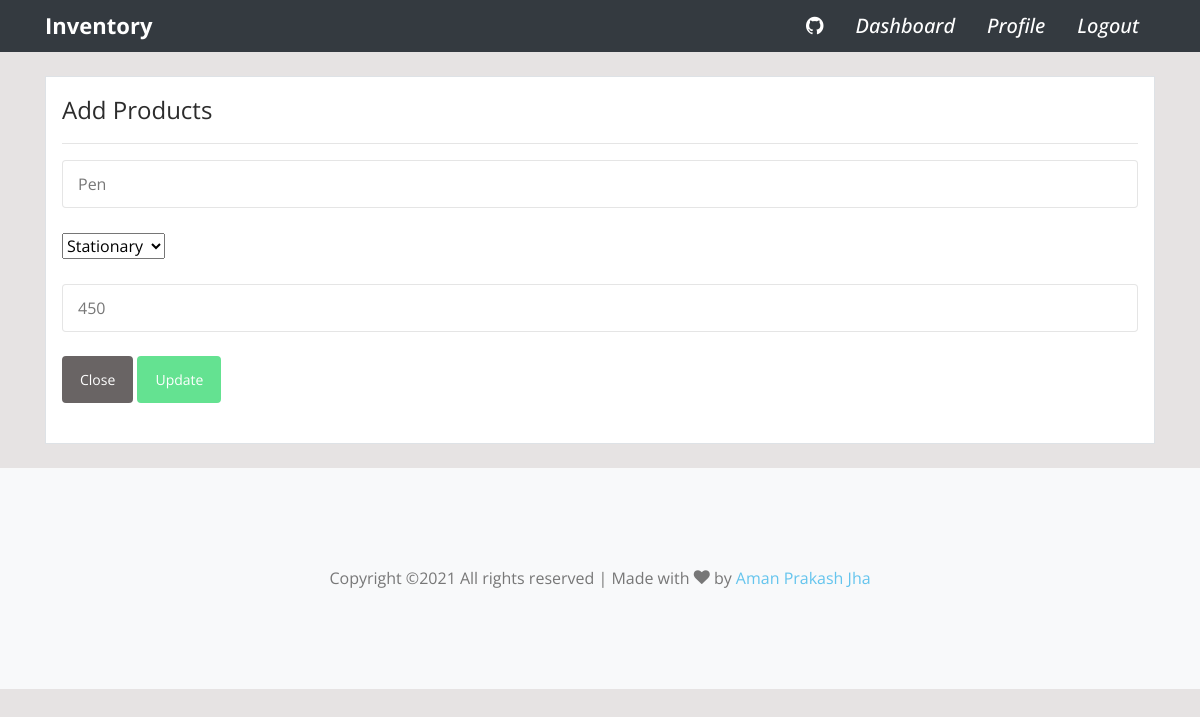
/product/edit/4 (signed in), run on the app's committed database.
### dashboard/models.py (models this page shows, shortened)
class Product(models.Model):
    name = models.CharField(max_length=100,null=True)
    category = models.CharField(max_length=100, choices=cat_choices,null=True)
    quantity = models.PositiveIntegerField(null=True)
    class Meta:
        verbose_name_plural = 'Product'
        ordering = ['category']

### dashboard/views.py (the view, shortened to what this page needs)
# urls.py: path('product/edit/<int:pk>',views.edit,name="edit"),
@login_required(login_url='login')
def edit(request, pk):
    item = Product.objects.get(pk=pk)
    form = AddProduct(instance=item)
    return render(request,'dashboard/edit.html',{'form':form})

### dashboard/forms.py
class AddProduct(forms.ModelForm):
    class Meta:
        model = Product
        fields = ['name','category','quantity']
    def __init__(self, *args, **kwargs):
        super(AddProduct,self).__init__(*args, **kwargs)
        self.fields['name'].widget = forms.TextInput(attrs={'type':'text','id':'name','name':'name','class':'form-control','placeholder':'Product Name'})
        self.fields['quantity'].widget = forms.NumberInput(attrs={'type':'number','class':'form-control','id':'quantity','name':'quantity','placeholder':'Quantity'})

### templates/dashboard/edit.html (shortened to what this page needs)
{% extends 'main.html' %}
{% block content %}
<div class="container my-4">
    <div class="border bg-white p-3">
        <h4>Add Products</h4>
        <hr>
        <form method="POST">
          <div class="form-group">
            {{form.name}}
          </div>
          <div class="form-group">
            {{form.category}}
          </div>
          <div class="form-group">
            {{form.quantity}}
          </div>
          <div class="form-group">
            <a href="{% url 'product' %}" class="btn btn-secondary">Close</a>
            <input class="btn btn-success" type="submit" value="Update">
        </div>
        </form>
    </div>
</div>
{% endblock %}

### templates/main.html (style rules this page uses)
body { background-color: rgb(230, 227,227); }

### data on the page
Product: name "Pen", category "Stationary", quantity "450"
